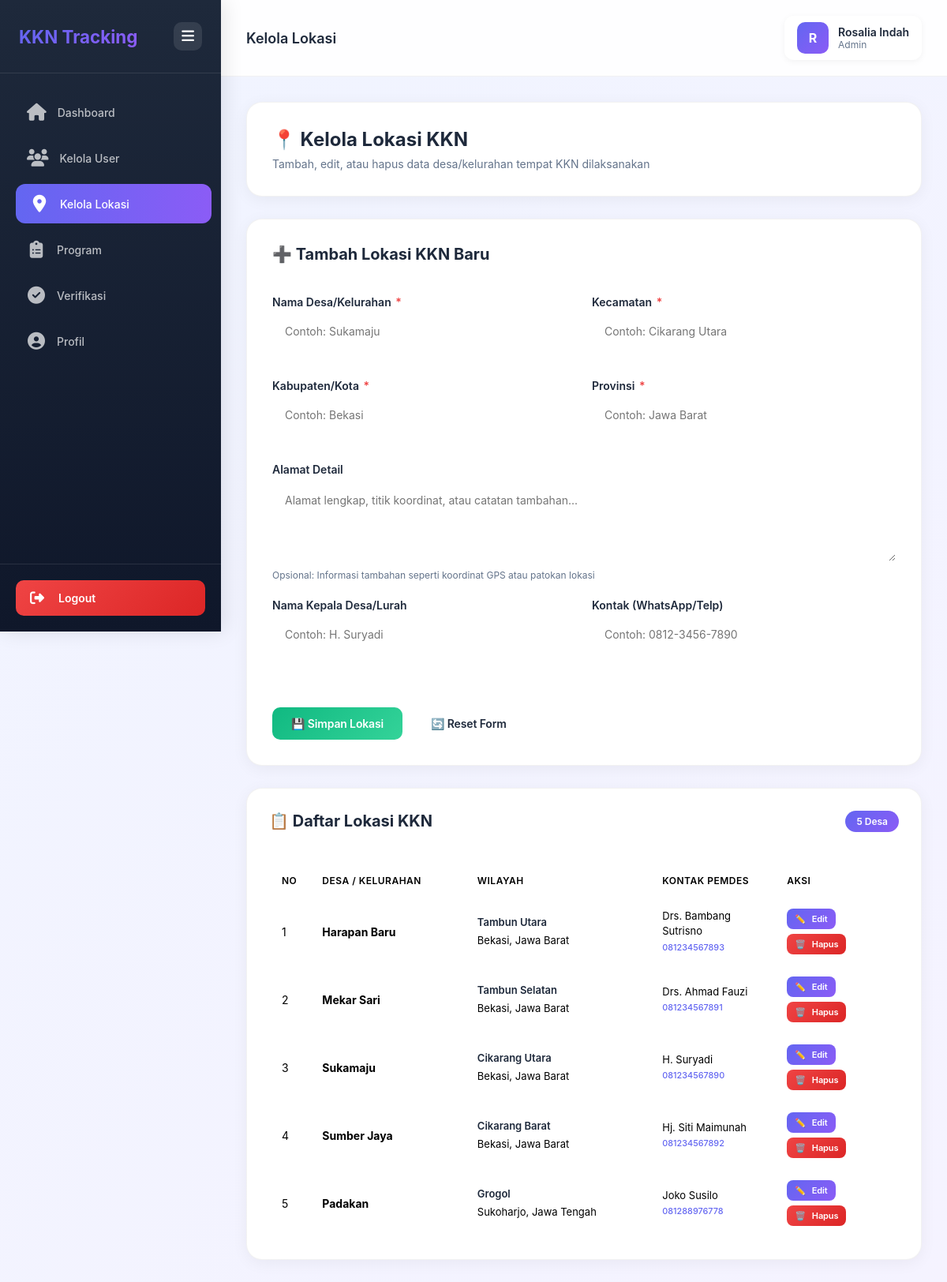
Page /Admin/kelola_lokasi.php (signed in) on the committed database.
### tables this page shows
CREATE TABLE `lokasi` (
  `id` int NOT NULL AUTO_INCREMENT,
  `nama_desa` varchar(100) NOT NULL,
  `kecamatan` varchar(50) NOT NULL,
  `kabupaten` varchar(50) NOT NULL,
  `provinsi` varchar(50) NOT NULL,
  `alamat_detail` text,
  `koordinat_lat` decimal(10,8) DEFAULT NULL,
  `koordinat_long` decimal(11,8) DEFAULT NULL,
  `nama_pemdes` varchar(100) DEFAULT NULL,
  `kontak_pemdes` varchar(15) DEFAULT NULL,
  `created_at` timestamp NOT NULL DEFAULT CURRENT_TIMESTAMP,
  PRIMARY KEY (`id`),
  KEY `idx_desa` (`nama_desa`),
  KEY `idx_kecamatan` (`kecamatan`,`kabupaten`)
);

### Admin/kelola_lokasi.php (the view, shortened to what this page needs)
<?php
$pdo = (new Database())->getConnection();
$user_role = $_SESSION['role'];
$user_id = $_SESSION['user_id'];
$edit_mode = false;
$edit_data = null;
if ($user_role == 'dpl') {
    $stmt = $pdo->prepare("
        SELECT DISTINCT l.* FROM lokasi l
        JOIN penempatan p ON l.id = p.lokasi_id
        WHERE p.dpl_id = ?
        ORDER BY l.nama_desa
    ");
    $stmt->execute([$user_id]);
} else {
    $stmt = $pdo->query("SELECT * FROM lokasi ORDER BY provinsi, kabupaten, nama_desa");
}
$lokasi_list = $stmt->fetchAll(PDO::FETCH_ASSOC);
$total_lokasi = count($lokasi_list);
?>
<!DOCTYPE html>
<html lang="id">
<head>
</head>
<body>
<link rel="stylesheet" href="https://cdnjs.cloudflare.com/ajax/libs/font-awesome/6.5.1/css/all.min.css">
<aside class="sidebar" id="sidebar">
    <div class="sidebar-header">
        <div class="sidebar-brand">KKN Tracking</div>
        <button class="toggle-btn" onclick="toggleSidebar()" title="Toggle Menu">
            <i class="fa-solid fa-bars"></i>
        </button>
    </div>
    <nav class="sidebar-menu">
        <?php if ($user_role == 'admin'): ?>
        <a href="dashboard.php" class="menu-item">
            <span class="menu-icon">
                <i class="fa-solid fa-house"></i>
            </span>
            <span class="menu-text">Dashboard</span>
        </a>
        <a href="kelola_user.php" class="menu-item">
            <span class="menu-icon">
                <i class="fa-solid fa-users"></i>
            </span>
            <span class="menu-text">Kelola User</span>
        </a>
        <a href="kelola_lokasi.php" class="menu-item active">
            <span class="menu-icon">
                <i class="fa-solid fa-location-dot"></i>
            </span>
            <span class="menu-text">Kelola Lokasi</span>
        </a>
        <a href="kelola_program.php" class="menu-item">
            <span class="menu-icon">
                <i class="fa-solid fa-clipboard-list"></i>
            </span>
            <span class="menu-text">Program</span>
        </a>
        <a href="verifikasi_laporan.php" class="menu-item">
            <span class="menu-icon">
                <i class="fa-solid fa-circle-check"></i>
            </span>
            <span class="menu-text">Verifikasi</span>
        </a>
        <a href="profil.php" class="menu-item">
            <span class="menu-icon">
                <i class="fa-solid fa-circle-user"></i>
            </span>
            <span class="menu-text">Profil</span>
        </a>
        <?php endif; ?>
    </nav>
    <div class="sidebar-footer">
        <a href="../logout.php" class="logout-btn">
            <span class="logout-icon">
                <i class="fa-solid fa-right-from-bracket"></i>
            </span>
            <span class="logout-text">Logout</span>
        </a>
    </div>
</aside>
    <main class="main-content">
        <div class="top-bar">
            <div class="page-title">Kelola Lokasi</div>
            <div class="user-info">
                <div class="user-avatar"><?= strtoupper(substr($_SESSION['nama'], 0, 1)) ?></div>
                <div class="user-details">
                    <div class="user-name"><?= htmlspecialchars($_SESSION['nama']) ?></div>
                    <div class="user-role"><?= ucfirst($user_role) ?></div>
                </div>
            </div>
        </div>
        <div class="container">
            <div class="page-header">
                <h1 class="page-title-main">📍 Kelola Lokasi KKN</h1>
                <p class="page-subtitle">Tambah, edit, atau hapus data desa/kelurahan tempat KKN dilaksanakan</p>
            </div>
            <div class="form-card">
                <div class="form-title">
                    <span>
                        <?= $edit_mode ? '✏️ Edit Data Desa' : '➕ Tambah Lokasi KKN Baru' ?>
                    </span>
                </div>
                <form method="POST">
                    <div class="form-row">
                        <div class="form-group">
                            <label>Nama Desa/Kelurahan <span class="required">*</span></label>
                            <input type="text" name="nama_desa" class="form-control"
                                   value="<?= htmlspecialchars($edit_data['nama_desa'] ?? '') ?>"
                                   required placeholder="Contoh: Sukamaju">
                        </div>
                        <div class="form-group">
                            <label>Kecamatan <span class="required">*</span></label>
                            <input type="text" name="kecamatan" class="form-control"
                                   value="<?= htmlspecialchars($edit_data['kecamatan'] ?? '') ?>"
                                   required placeholder="Contoh: Cikarang Utara">
                        </div>
                    </div>
                    <div class="form-row">
                        <div class="form-group">
                            <label>Kabupaten/Kota <span class="required">*</span></label>
                            <input type="text" name="kabupaten" class="form-control"
                                   value="<?= htmlspecialchars($edit_data['kabupaten'] ?? '') ?>"
                                   required placeholder="Contoh: Bekasi">
                        </div>
                        <div class="form-group">
                            <label>Provinsi <span class="required">*</span></label>
                            <input type="text" name="provinsi" class="form-control"
                                   value="<?= htmlspecialchars($edit_data['provinsi'] ?? '') ?>"
                                   required placeholder="Contoh: Jawa Barat">
                        </div>
                    </div>
                    <div class="form-group">
                        <label>Alamat Detail</label>
                        <textarea name="alamat_detail" class="form-control"
                                  placeholder="Alamat lengkap, titik koordinat, atau catatan tambahan..."><?= htmlspecialchars($edit_data['alamat_detail'] ?? '') ?></textarea>
                        <div class="form-note">Opsional: Informasi tambahan seperti koordinat GPS atau patokan lokasi</div>
                    </div>
                    <div class="form-row">
                        <div class="form-group">
                            <label>Nama Kepala Desa/Lurah</label>
                            <input type="text" name="nama_pemdes" class="form-control"
                                   value="<?= htmlspecialchars($edit_data['nama_pemdes'] ?? '') ?>"
                                   placeholder="Contoh: H. Suryadi">
                        </div>
                        <div class="form-group">
                            <label>Kontak (WhatsApp/Telp)</label>
                            <input type="text" name="kontak_pemdes" class="form-control"
                                   value="<?= htmlspecialchars($edit_data['kontak_pemdes'] ?? '') ?>"
                                   placeholder="Contoh: 0812-3456-7890">
                        </div>
                    </div>
                    <div class="btn-group">
                        <?php if ($edit_mode): ?>
                            <button type="submit" class="btn btn-warning">💾 Update Data Desa</button>
                            <a href="kelola_lokasi.php" class="btn btn-secondary">Batal</a>
                        <?php else: ?>
                            <button type="submit" class="btn btn-success">💾 Simpan Lokasi</button>
                            <button type="reset" class="btn btn-secondary">🔄 Reset Form</button>
                        <?php endif; ?>
                    </div>
                </form>
            </div>
            <div class="table-section">
                <div class="table-title">
                    <span>📋 Daftar Lokasi KKN</span>
                    <span class="table-badge"><?= $total_lokasi ?> Desa</span>
                </div>
                <?php if ($total_lokasi > 0): ?>
                <div class="table-responsive">
                    <table>
                        <thead>
                            <tr>
                                <th width="5%">No</th>
                                <th width="25%">Desa / Kelurahan</th>
                                <th width="30%">Wilayah</th>
                                <th width="20%">Kontak Pemdes</th>
                                <th width="20%">Aksi</th>
                            </tr>
                        </thead>
                        <tbody>
                            <?php $no = 1; foreach ($lokasi_list as $lok): ?>
                            <tr>
                                <td><?= $no++ ?></td>
                                <td>
                                    <strong><?= htmlspecialchars($lok['nama_desa']) ?></strong>
                                </td>
                                <td class="loc-info">
                                    <strong><?= htmlspecialchars($lok['kecamatan']) ?></strong>
                                    <?= htmlspecialchars($lok['kabupaten']) ?>, <?= htmlspecialchars($lok['provinsi']) ?>
                                </td>
                                <td class="loc-info">
                                    <?= htmlspecialchars($lok['nama_pemdes'] ?: '-') ?><br>
                                    <small><?= htmlspecialchars($lok['kontak_pemdes'] ?: 'No contact') ?></small>
                                </td>
                                <td>
                                    <div class="action-buttons">
                                        <a href="?edit=<?= $lok['id'] ?>"
                                           class="btn btn-primary btn-sm"
                                           title="Edit Lokasi">
                                            <span>✏️</span>
                                            <span class="btn-text">Edit</span>
                                        </a>
                                        <a href="?hapus=<?= $lok['id'] ?>"
                                           class="btn btn-danger btn-sm"
                                           onclick="return confirm('Hapus desa <?= addslashes($lok['nama_desa']) ?>?\n\n⚠️ Pastikan tidak ada mahasiswa aktif di lokasi ini!')"
                                           title="Hapus Lokasi">
                                            <span>🗑️</span>
                                            <span class="btn-text">Hapus</span>
                                        </a>
                                    </div>
                                </td>
                            </tr>
                            <?php endforeach; ?>
                        </tbody>
                    </table>
                </div>
                <?php endif; ?>
            </div>
        </div>
    </main>
</body>
</html>

### rows in the picture
lokasi: nama_desa "Harapan Baru", kecamatan "Tambun Utara", kabupaten "Bekasi", provinsi "Jawa Barat", nama_pemdes "Drs. Bambang Sutrisno", kontak_pemdes "081234567893"
lokasi: nama_desa "Mekar Sari", kecamatan "Tambun Selatan", kabupaten "Bekasi", provinsi "Jawa Barat", nama_pemdes "Drs. Ahmad Fauzi", kontak_pemdes "081234567891"
lokasi: nama_desa "Sukamaju", kecamatan "Cikarang Utara", kabupaten "Bekasi", provinsi "Jawa Barat", nama_pemdes "H. Suryadi", kontak_pemdes "081234567890"
lokasi: nama_desa "Sumber Jaya", kecamatan "Cikarang Barat", kabupaten "Bekasi", provinsi "Jawa Barat", nama_pemdes "Hj. Siti Maimunah", kontak_pemdes "081234567892"
lokasi: nama_desa "Padakan", kecamatan "Grogol", kabupaten "Sukoharjo", provinsi "Jawa Tengah", nama_pemdes "Joko Susilo", kontak_pemdes "081288976778"

### other values in the picture
substr($_SESSION['nama'], 0, 1) "R"
$_SESSION['nama'] "Rosalia Indah"
$user_role "Admin"
$total_lokasi "5"
